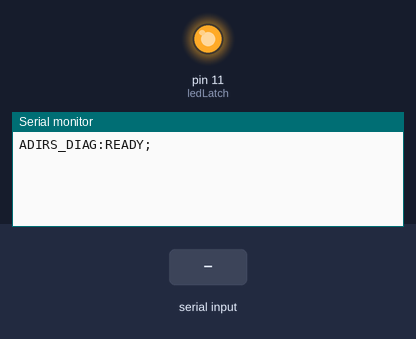
The sketch below on a simulated Arduino Mega 2560, built with avr-gcc and run on an emulated ATmega2560. On the bench: output pins drawn as LEDs (lit = HIGH), the last lines printed to the serial monitor. The inputs (shaded band) are chosen by the test bench.

Above: at 1.2 s.
1.3 s: "VER\n" received over Serial
At 2.2 s:
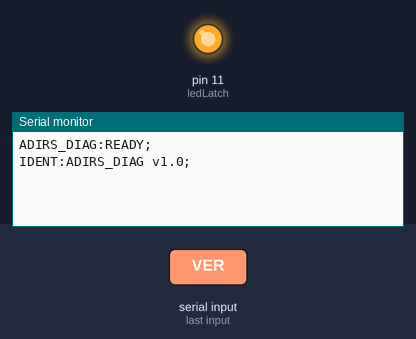
2.8 s: "REQ\n" received over Serial
At 3.4 s:
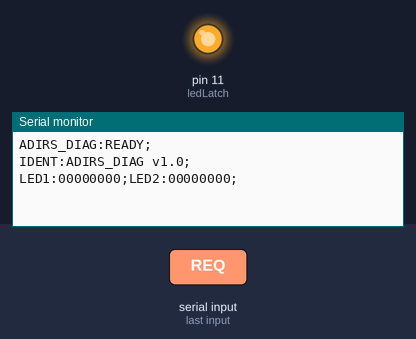

Measured:
- after the input at 1.3 s, the serial monitor: prints a new line at once (image 1)
- after the input at 2.8 s, the serial monitor: prints a new line at once (image 2)

The sketch:

ADIRS_DIAG.ino
```cpp
// ADIRS_DIAG.INO – Minimal ADIRS LED Driver Test (Arduino MEGA 2560)
// (w) 2025 M. Quatember
// Bare-metal test: only ADIRS LED drivers on D11/D12/D14
// Serial 115200 – commands: LED1:11111111; LED2:00000000;

// ============================================================================
// PIN DEFINITIONS – ADIRS LED DRIVER ONLY
// ============================================================================
// ADIRS_LEDDRV: LATCH D11, CLK D12, DATA D14, AMOUNT 2
const int ledLatch = 11;
const int ledClock = 12;
const int ledData  = 14;
#define LED_BYTES 2

// ============================================================================
// LED STATE
// ============================================================================
uint8_t ledState[LED_BYTES] = {0};

// ============================================================================
// HELPERS
// ============================================================================
void bin8(char* out, uint8_t b) {
  for (int i = 0; i < 8; i++) out[i] = ((b >> (7 - i)) & 1) ? '1' : '0';
  out[8] = 0;
}

uint8_t parseBin8(const char* s) {
  uint8_t v = 0;
  for (int i = 0; s[i]; i++) {
    if (s[i] == '0' || s[i] == '1') v = (v << 1) | (s[i] == '1' ? 1 : 0);
  }
  return v;
}

static int atoi_s(const char* s) {
  int v = 0, sign = 1;
  while (*s == ' ') s++;
  if (*s == '-') { sign = -1; s++; }
  while (*s >= '0' && *s <= '9') { v = v * 10 + (*s - '0'); s++; }
  return v * sign;
}

// ============================================================================
// LED OUTPUT – shift 2 bytes to ADIRS TLC5916 chain
// Shift order: LSByte first (byte 1 → byte 0), MSBFIRST per byte
// This matches OHP_SEC shiftOutOne convention
// ============================================================================
void applyADIRS() {
  digitalWrite(ledLatch, LOW);
  for (int8_t b = LED_BYTES - 1; b >= 0; b--) {
    shiftOut(ledData, ledClock, MSBFIRST, ledState[b]);
  }
  digitalWrite(ledLatch, HIGH);
}

// ============================================================================
// SETUP
// ============================================================================
void setup() {
  pinMode(ledLatch, OUTPUT);
  pinMode(ledClock, OUTPUT);
  pinMode(ledData, OUTPUT);
  digitalWrite(ledLatch, LOW);
  digitalWrite(ledClock, LOW);
  digitalWrite(ledData, LOW);

  Serial.begin(115200);
  Serial.println("ADIRS_DIAG:READY;");
  applyADIRS();
}

// ============================================================================
// SERIAL PARSER
// ============================================================================
char serialBuf[64] = "";

void processSerial() {
  while (Serial.available()) {
    char c = Serial.read();
    if (c == '\r') continue;
    if (c == '\n') c = ';';

    int len = strlen(serialBuf);
    if (len < 63) { serialBuf[len] = c; serialBuf[len + 1] = 0; }

    char* semi;
    while ((semi = strchr(serialBuf, ';')) != NULL) {
      *semi = 0;
      char* tok = serialBuf;
      while (*tok == ' ') tok++;

      if (tok[0] == 0) {
        // empty token, skip
      } else {
        char* colon = strchr(tok, ':');
        if (colon) {
          *colon = 0;
          char* key = tok;
          char* val = colon + 1;

          // Trim key
          while (*key == ' ') key++;
          int ke = strlen(key) - 1;
          while (ke >= 0 && key[ke] == ' ') key[ke--] = 0;

          // Trim val
          while (*val == ' ') val++;
          int ve = strlen(val) - 1;
          while (ve >= 0 && val[ve] == ' ') val[ve--] = 0;

          // LED1 / LED2
          if (key[0] == 'L' && key[1] == 'E' && key[2] == 'D') {
            int idx = atoi_s(key + 3) - 1;  // 1-based → 0-based
            if (idx >= 0 && idx < LED_BYTES) {
              ledState[idx] = parseBin8(val);
              applyADIRS();
              char b8[9];
              bin8(b8, ledState[idx]);
              Serial.print("OK:LED"); Serial.print(idx + 1);
              Serial.print("="); Serial.println(b8);
            }
          }
          // VER / IDENT
          else if (strcmp(key, "VER") == 0 || strcmp(key, "IDENT") == 0) {
            Serial.println("IDENT:ADIRS_DIAG v1.0;");
          }
          // REQ – dump current state
          else if (strcmp(key, "REQ") == 0) {
            for (int i = 0; i < LED_BYTES; i++) {
              char b8[9]; bin8(b8, ledState[i]);
              Serial.print("LED"); Serial.print(i + 1);
              Serial.print(":"); Serial.print(b8); Serial.print(";");
            }
            Serial.println();
          }
        } else {
          // key-only commands
          if (strcmp(tok, "VER") == 0 || strcmp(tok, "IDENT") == 0) {
            Serial.println("IDENT:ADIRS_DIAG v1.0;");
          } else if (strcmp(tok, "REQ") == 0) {
            for (int i = 0; i < LED_BYTES; i++) {
              char b8[9]; bin8(b8, ledState[i]);
              Serial.print("LED"); Serial.print(i + 1);
              Serial.print(":"); Serial.print(b8); Serial.print(";");
            }
            Serial.println();
          }
        }
      }

      // Remove processed token, keep remainder
      int remaining = strlen(semi + 1);
      memmove(serialBuf, semi + 1, remaining + 1);
    }
  }
}

// ============================================================================
// MAIN LOOP
// ============================================================================
void loop() {
  processSerial();
}
```
